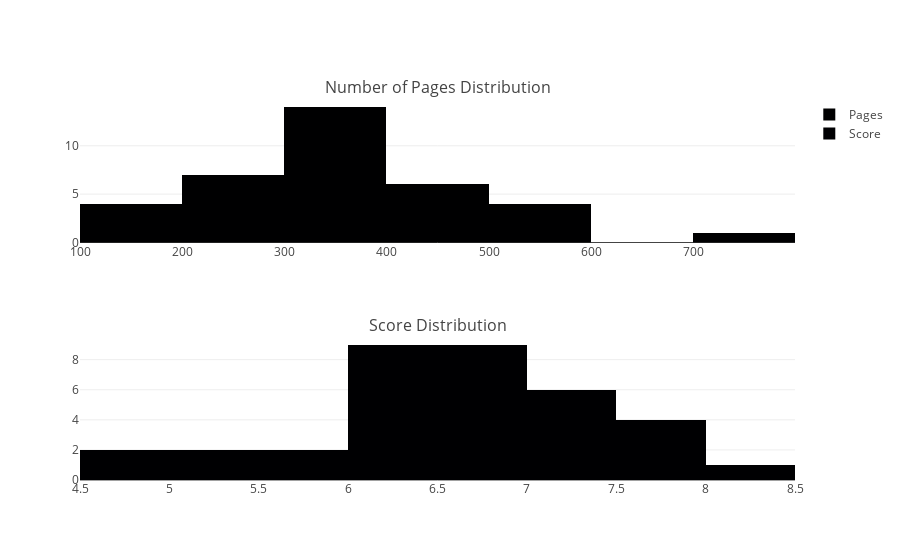

Here is the notebook cell this chart was saved with:
### Code cell
import plotly.graph_objects as go
from plotly.subplots import make_subplots

#fig = go.Figure(data=[go.Histogram(x=main_df['Pages']), go.Histogram(x=main_df['Score'])])
fig = make_subplots(rows=2, cols=1, subplot_titles=("Number of Pages Distribution", "Score Distribution"))
fig.add_trace(go.Histogram(x=main_df['Pages'], name="Pages"), row=1, col=1)
fig.add_trace(go.Histogram(x=main_df['Score'], name="Score"), row=2, col=1)
fig.show()

### Figure 1 — Plotly figure (JSON) as saved in the notebook; plotly's stock layout.template omitted (floating-point values rounded to 4 significant figures)
{"data": [{"name": "Pages", "type": "histogram", "x": [560, 416, 560, 336, 208, 736, 288, 400, 352, 320, 192, 384, 368, 336, 288, 560, 352, 288, 240, 512, 400, 320, 320, 352, 480, 112, 192, 368, 240, 144, 320, 400, 240, 336, 464, 368, null, null, null], "xaxis": "x", "yaxis": "y"}, {"name": "Score", "type": "histogram", "x": [8.192, 7.84, 7.7, 7.66, 7.51, 7.41, 7.34, 7.32, 7.09, 7.04, 7, 6.9, 6.83, 6.82, 6.81, 6.77, 6.74, 6.66, 6.63, 6.41, 6.4, 6.4, 6.26, 6.23, 6.22, 6.11, 6.1, 6.09, 5.8, 5.65, 5.48, 5.38, 4.64, 4.63, 6.58, null, null, null, null], "xaxis": "x2", "yaxis": "y2"}], "layout": {"annotations": [{"font": {"size": 16}, "showarrow": false, "text": "Number of Pages Distribution", "x": 0.5, "xanchor": "center", "xref": "paper", "y": 1, "yanchor": "bottom", "yref": "paper"}, {"font": {"size": 16}, "showarrow": false, "text": "Score Distribution", "x": 0.5, "xanchor": "center", "xref": "paper", "y": 0.375, "yanchor": "bottom", "yref": "paper"}], "xaxis": {"anchor": "y", "domain": [0, 1]}, "xaxis2": {"anchor": "y2", "domain": [0, 1]}, "yaxis": {"anchor": "x", "domain": [0.625, 1]}, "yaxis2": {"anchor": "x2", "domain": [0, 0.375]}}}
